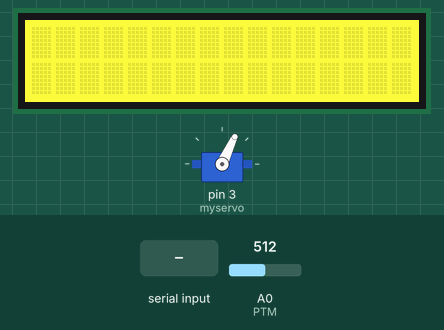
Bench run of a sketch on a simulated Arduino Uno, built with avr-gcc and run on an emulated ATmega328P. On the bench: servo, 16×2 character LCD. Inputs (shaded band) come from the test bench; at power-on: A0 (PTM) = 512. What the sketch prints to the serial monitor is not drawn.

Above: at 1.2 s.
1.3 s: "1" received over Serial
At 3.5 s:
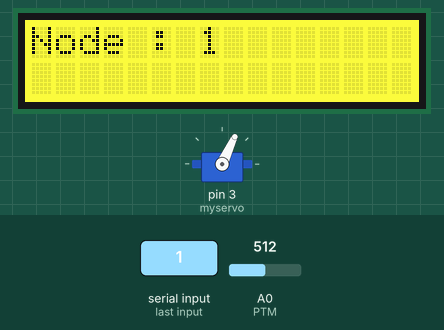
3.8 s: A0 (PTM) set to 716
At 4.9 s:
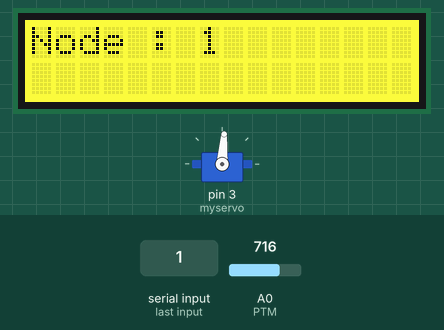
5.3 s: A0 (PTM) set to 900
At 6.0 s:
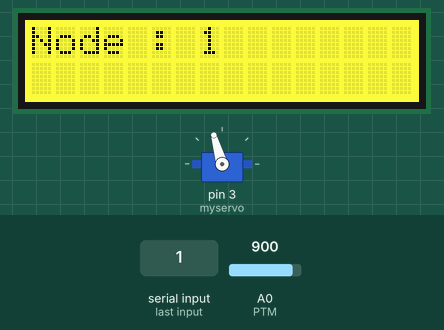
6.8 s: A0 (PTM) set to 1023
At 7.2 s:
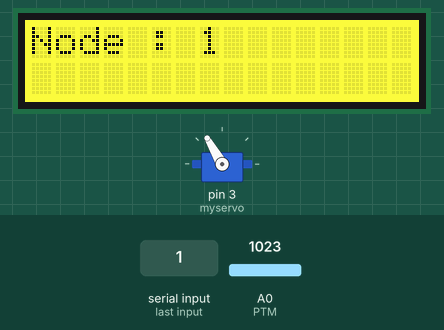
8.3 s: A0 (PTM) set to 306
At 9.5 s:
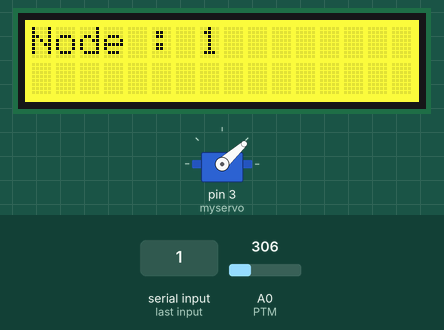
9.8 s: "0" received over Serial
At 11.1 s:
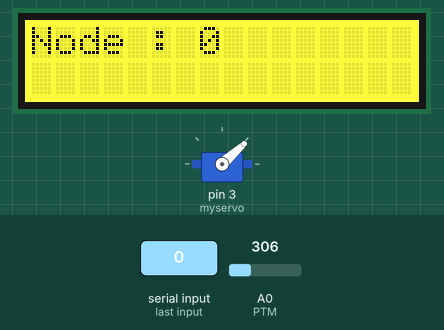
Timing chart, 0 to 12.8 s (numbered marks = the images above; inputs shaded):
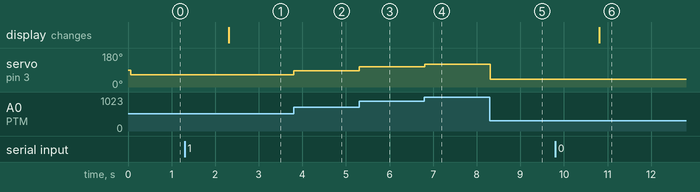

The sketch:

ex6SerialNode.ino
```cpp
#include <Servo.h>
#include <rgb_lcd.h>
#include <Wire.h>

Servo myservo;
rgb_lcd lcd;

const int R0 = 100000;
const int B = 4275;

const int colorR = 255;
const int colorG = 255;
const int colorB = 0;

const byte DATA_MAX_SIZE = 32;
char data[DATA_MAX_SIZE];   // an array to store the received data

int count;

const int PTM = A0; //Rotary Angle Sensor (Potentiometre)

int valuePTM;
int valueSRV;
String valueNode = "rien";

void setup() {
  // put your setup code here, to run once:
  pinMode(PTM, INPUT);
  myservo.attach(3);

  lcd.begin(16, 2);
  lcd.setRGB(colorR, colorG, colorB);

  count = 0;

  Serial.begin(9600);
}

void loop() {
    // Valeur min du potentiometre
    if (valuePTM < 10)
    {
      valuePTM = 10;
    }
    // Valeur max du potentiometre
    if (valuePTM > 120)
    {
      valuePTM = 120;
    }

    // put your main code here, to run repeatedly:
    valueSRV = analogRead(PTM);
    valueSRV = map(valueSRV, 0, 1023, 10, 120);
    myservo.write(valueSRV);

    Serial.print("servo : ");
    Serial.println(valueSRV);

    //Serial.print("valueNode : ");
    //Serial.println(valueNode);

  if (Serial.available() > 0) {
    valueNode = Serial.readString();
    lcd.setCursor(0,0);
    lcd.print("Node : ");
    lcd.print(valueNode);
  }


    //delay(1000);
}
```

Measured:
- after the input at 1.3 s, the display: changes after 1.0 s (image 1)
- after the input at 3.8 s, servo on pin 3 (myservo): 65° → 86° at once
- after the input at 5.3 s, servo on pin 3 (myservo): 86° → 106° at once
- after the input at 6.8 s, servo on pin 3 (myservo): 106° → 120° at once
- after the input at 8.3 s, servo on pin 3 (myservo): 120° → 42° at once
- after the input at 9.8 s, the display: changes after 1.0 s (image 6)
